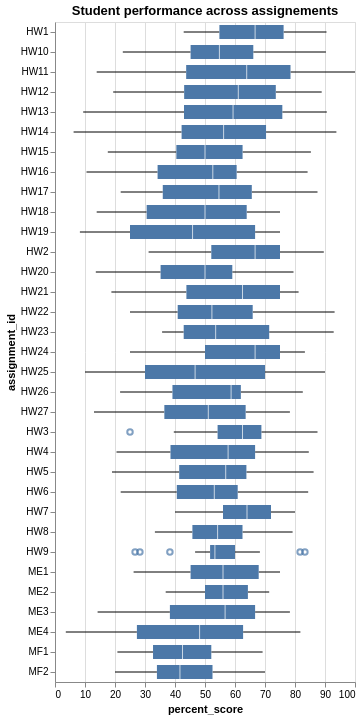

Notebook source saved alongside this figure:
### Markdown cell above
Student performance spread

### Code cell
chart = alt.Chart(assignement_avg).mark_boxplot().encode(
    x=alt.X('percent_score'),
    y= alt.Y('assignment_id', sort='-x')
).properties(
    title='Student performance across assignements'
)
chart

### Figure 1 — Vega-Lite specification as saved in the notebook (floating-point values rounded to 4 significant figures; data arrays with more than 128 entries replaced by an {"elided": "..."} marker saying what was removed)
{"config": {"view": {"continuousWidth": 300, "continuousHeight": 300}}, "data": {"name": "data-d2f598a758f1012c3698cd56ed5c7ad5"}, "mark": {"type": "boxplot"}, "encoding": {"x": {"field": "percent_score", "type": "quantitative"}, "y": {"field": "assignment_id", "sort": "-x", "type": "nominal"}}, "title": "Student performance across assignements", "$schema": "https://vega.github.io/schema/vega-lite/v6.4.1.json", "datasets": {"data-d2f598a758f1012c3698cd56ed5c7ad5": {"elided": "798 records"}}}
